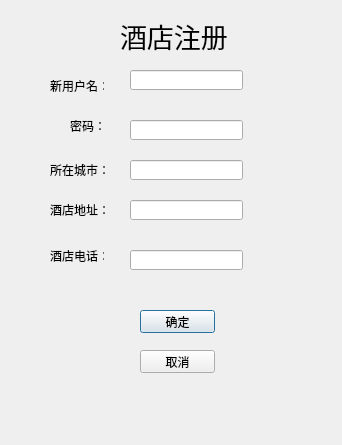
<?xml version="1.0" encoding="UTF-8"?>
<ui version="4.0">
 <class>HotelRegestrationDlg</class>
 <widget class="QDialog" name="HotelRegestrationDlg">
  <property name="geometry">
   <rect>
    <x>0</x>
    <y>0</y>
    <width>342</width>
    <height>445</height>
   </rect>
  </property>
  <property name="windowTitle">
   <string>Dialog</string>
  </property>
  <widget class="QLineEdit" name="lineEdit">
   <property name="geometry">
    <rect>
     <x>130</x>
     <y>70</y>
     <width>113</width>
     <height>20</height>
    </rect>
   </property>
  </widget>
  <widget class="QLineEdit" name="lineEdit_2">
   <property name="geometry">
    <rect>
     <x>130</x>
     <y>120</y>
     <width>113</width>
     <height>20</height>
    </rect>
   </property>
  </widget>
  <widget class="QLabel" name="label">
   <property name="geometry">
    <rect>
     <x>50</x>
     <y>80</y>
     <width>54</width>
     <height>12</height>
    </rect>
   </property>
   <property name="text">
    <string>新用户名：</string>
   </property>
  </widget>
  <widget class="QLabel" name="label_2">
   <property name="geometry">
    <rect>
     <x>70</x>
     <y>120</y>
     <width>54</width>
     <height>12</height>
    </rect>
   </property>
   <property name="text">
    <string>密码：</string>
   </property>
  </widget>
  <widget class="QLabel" name="label_3">
   <property name="geometry">
    <rect>
     <x>120</x>
     <y>20</y>
     <width>121</width>
     <height>31</height>
    </rect>
   </property>
   <property name="font">
    <font>
     <family>AcadEref</family>
     <pointsize>20</pointsize>
    </font>
   </property>
   <property name="text">
    <string>酒店注册</string>
   </property>
  </widget>
  <widget class="QPushButton" name="pushButton">
   <property name="geometry">
    <rect>
     <x>140</x>
     <y>310</y>
     <width>75</width>
     <height>23</height>
    </rect>
   </property>
   <property name="text">
    <string>确定</string>
   </property>
  </widget>
  <widget class="QPushButton" name="pushButton_2">
   <property name="geometry">
    <rect>
     <x>140</x>
     <y>350</y>
     <width>75</width>
     <height>23</height>
    </rect>
   </property>
   <property name="text">
    <string>取消</string>
   </property>
  </widget>
  <widget class="QLineEdit" name="lineEdit_3">
   <property name="geometry">
    <rect>
     <x>130</x>
     <y>200</y>
     <width>113</width>
     <height>20</height>
    </rect>
   </property>
  </widget>
  <widget class="QLineEdit" name="lineEdit_4">
   <property name="geometry">
    <rect>
     <x>130</x>
     <y>250</y>
     <width>113</width>
     <height>20</height>
    </rect>
   </property>
  </widget>
  <widget class="QLabel" name="label_4">
   <property name="geometry">
    <rect>
     <x>50</x>
     <y>200</y>
     <width>71</width>
     <height>20</height>
    </rect>
   </property>
   <property name="text">
    <string>酒店地址：</string>
   </property>
  </widget>
  <widget class="QLabel" name="label_5">
   <property name="geometry">
    <rect>
     <x>50</x>
     <y>250</y>
     <width>54</width>
     <height>12</height>
    </rect>
   </property>
   <property name="text">
    <string>酒店电话：</string>
   </property>
  </widget>
  <widget class="QLabel" name="label_6">
   <property name="geometry">
    <rect>
     <x>50</x>
     <y>270</y>
     <width>54</width>
     <height>12</height>
    </rect>
   </property>
   <property name="text">
    <string/>
   </property>
  </widget>
  <widget class="QLineEdit" name="lineEdit_5">
   <property name="geometry">
    <rect>
     <x>130</x>
     <y>160</y>
     <width>113</width>
     <height>20</height>
    </rect>
   </property>
  </widget>
  <widget class="QLabel" name="label_7">
   <property name="geometry">
    <rect>
     <x>50</x>
     <y>160</y>
     <width>71</width>
     <height>20</height>
    </rect>
   </property>
   <property name="text">
    <string>所在城市：</string>
   </property>
  </widget>
 </widget>
 <resources/>
 <connections/>
</ui>
